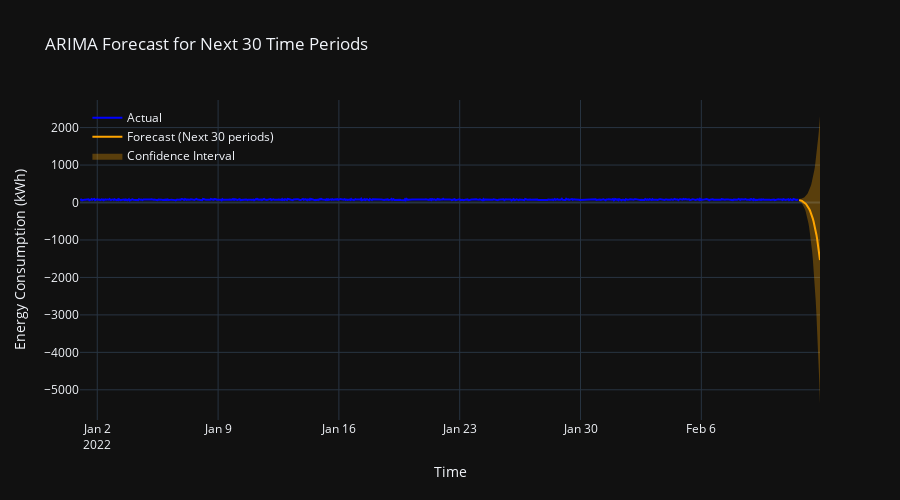

Notebook code cell kept with this figure:
### Markdown cell above
## FORECASTING AND INTERPRETATION

### Code cell
import numpy as np

# Forecast the next 30 periods
n_forecast = 30
forecast_result = model_fit.get_forecast(steps=n_forecast)

# Extract predicted mean and confidence intervals
forecast_mean = forecast_result.predicted_mean
conf_int = forecast_result.conf_int()

fig = go.Figure()

fig.add_trace(go.Scatter(
    x=energy_data.index,
    y=energy_data["EnergyConsumption"],
    mode="lines",
    name="Actual",
    line=dict(color="blue")
))

fig.add_trace(go.Scatter(
    x=forecast_mean.index,
    y=forecast_mean,
    mode="lines",
    name="Forecast (Next 30 periods)",
    line=dict(color="orange")
))

fig.add_trace(go.Scatter(
    x=np.concatenate([conf_int.index, conf_int.index[::-1]]),
    y=np.concatenate([conf_int.iloc[:, 0], conf_int.iloc[:, 1][::-1]]),
    fill="toself",
    fillcolor="rgba(255,165,0,0.3)",
    line=dict(color="rgba(255,255,255,0)"),
    name="Confidence Interval"
))

fig.update_layout(
    title="ARIMA Forecast for Next 30 Time Periods",
    xaxis_title="Time",
    yaxis_title="Energy Consumption (kWh)",
    legend=dict(x=0.01, y=0.99, bgcolor="rgba(255,255,255,0)"),
    template="plotly_dark",
    width=900,
    height=500
)

fig.show()

### Figure 1 — Plotly figure (JSON) as saved in the notebook; plotly's stock layout.template omitted (floating-point values rounded to 4 significant figures; data arrays with more than 128 entries replaced by an {"elided": "..."} marker saying what was removed)
{"data": [{"line": {"color": "blue"}, "mode": "lines", "name": "Actual", "type": "scatter", "x": {"elided": "1000 str values"}, "y": {"elided": "1000 float values"}}, {"line": {"color": "orange"}, "mode": "lines", "name": "Forecast (Next 30 periods)", "type": "scatter", "x": ["2022-02-11T16:00:00", "2022-02-11T17:00:00", "2022-02-11T18:00:00", "2022-02-11T19:00:00", "2022-02-11T20:00:00", "2022-02-11T21:00:00", "2022-02-11T22:00:00", "2022-02-11T23:00:00", "2022-02-12T00:00:00", "2022-02-12T01:00:00", "2022-02-12T02:00:00", "2022-02-12T03:00:00", "2022-02-12T04:00:00", "2022-02-12T05:00:00", "2022-02-12T06:00:00", "2022-02-12T07:00:00", "2022-02-12T08:00:00", "2022-02-12T09:00:00", "2022-02-12T10:00:00", "2022-02-12T11:00:00", "2022-02-12T12:00:00", "2022-02-12T13:00:00", "2022-02-12T14:00:00", "2022-02-12T15:00:00", "2022-02-12T16:00:00", "2022-02-12T17:00:00", "2022-02-12T18:00:00", "2022-02-12T19:00:00", "2022-02-12T20:00:00", "2022-02-12T21:00:00"], "y": [64.73, 62.37, 57.75, 46.85, 42.77, 28.96, 19.88, 4.291, -11.86, -29.43, -52.34, -76.44, -104.9, -136.0, -173.8, -212.5, -258.8, -311.0, -364.7, -430.4, -499.8, -574.4, -664.0, -752.5, -859.3, -970.6, -1091.0, -1231.0, -1372.0, -1535.0]}, {"fill": "toself", "fillcolor": "rgba(255,165,0,0.3)", "line": {"color": "rgba(255,255,255,0)"}, "name": "Confidence Interval", "type": "scatter", "x": ["2022-02-11T16:00:00", "2022-02-11T17:00:00", "2022-02-11T18:00:00", "2022-02-11T19:00:00", "2022-02-11T20:00:00", "2022-02-11T21:00:00", "2022-02-11T22:00:00", "2022-02-11T23:00:00", "2022-02-12T00:00:00", "2022-02-12T01:00:00", "2022-02-12T02:00:00", "2022-02-12T03:00:00", "2022-02-12T04:00:00", "2022-02-12T05:00:00", "2022-02-12T06:00:00", "2022-02-12T07:00:00", "2022-02-12T08:00:00", "2022-02-12T09:00:00", "2022-02-12T10:00:00", "2022-02-12T11:00:00", "2022-02-12T12:00:00", "2022-02-12T13:00:00", "2022-02-12T14:00:00", "2022-02-12T15:00:00", "2022-02-12T16:00:00", "2022-02-12T17:00:00", "2022-02-12T18:00:00", "2022-02-12T19:00:00", "2022-02-12T20:00:00", "2022-02-12T21:00:00", "2022-02-12T21:00:00", "2022-02-12T20:00:00", "2022-02-12T19:00:00", "2022-02-12T18:00:00", "2022-02-12T17:00:00", "2022-02-12T16:00:00", "2022-02-12T15:00:00", "2022-02-12T14:00:00", "2022-02-12T13:00:00", "2022-02-12T12:00:00", "2022-02-12T11:00:00", "2022-02-12T10:00:00", "2022-02-12T09:00:00", "2022-02-12T08:00:00", "2022-02-12T07:00:00", "2022-02-12T06:00:00", "2022-02-12T05:00:00", "2022-02-12T04:00:00", "2022-02-12T03:00:00", "2022-02-12T02:00:00", "2022-02-12T01:00:00", "2022-02-12T00:00:00", "2022-02-11T23:00:00", "2022-02-11T22:00:00", "2022-02-11T21:00:00", "2022-02-11T20:00:00", "2022-02-11T19:00:00", "2022-02-11T18:00:00", "2022-02-11T17:00:00", "2022-02-11T16:00:00"], "y": [37.87, 29.99, 17.45, -3.752, -23.13, -54.55, -85.74, -128.0, -175.3, -230.2, -296.9, -371.3, -458.9, -557.7, -673.3, -800.8, -948.4, -1115.0, -1299.0, -1510.0, -1744.0, -2002.0, -2296.0, -2614.0, -2974.0, -3367.0, -3799.0, -4281.0, -4801.0, -5379.0, 2310.0, 2057.0, 1820.0, 1616.0, 1425.0, 1255.0, 1109.0, 968.3, 853.4, 744.1, 649.7, 569.2, 493.3, 430.9, 375.8, 325.7, 285.8, 249.1, 218.4, 192.3, 171.3, 151.6, 136.6, 125.5, 112.5, 108.7, 97.44, 98.05, 94.75, 91.59]}], "layout": {"height": 500, "legend": {"bgcolor": "rgba(255,255,255,0)", "x": 0.01, "y": 0.99}, "title": {"text": "ARIMA Forecast for Next 30 Time Periods"}, "width": 900, "xaxis": {"title": {"text": "Time"}}, "yaxis": {"title": {"text": "Energy Consumption (kWh)"}}}}
